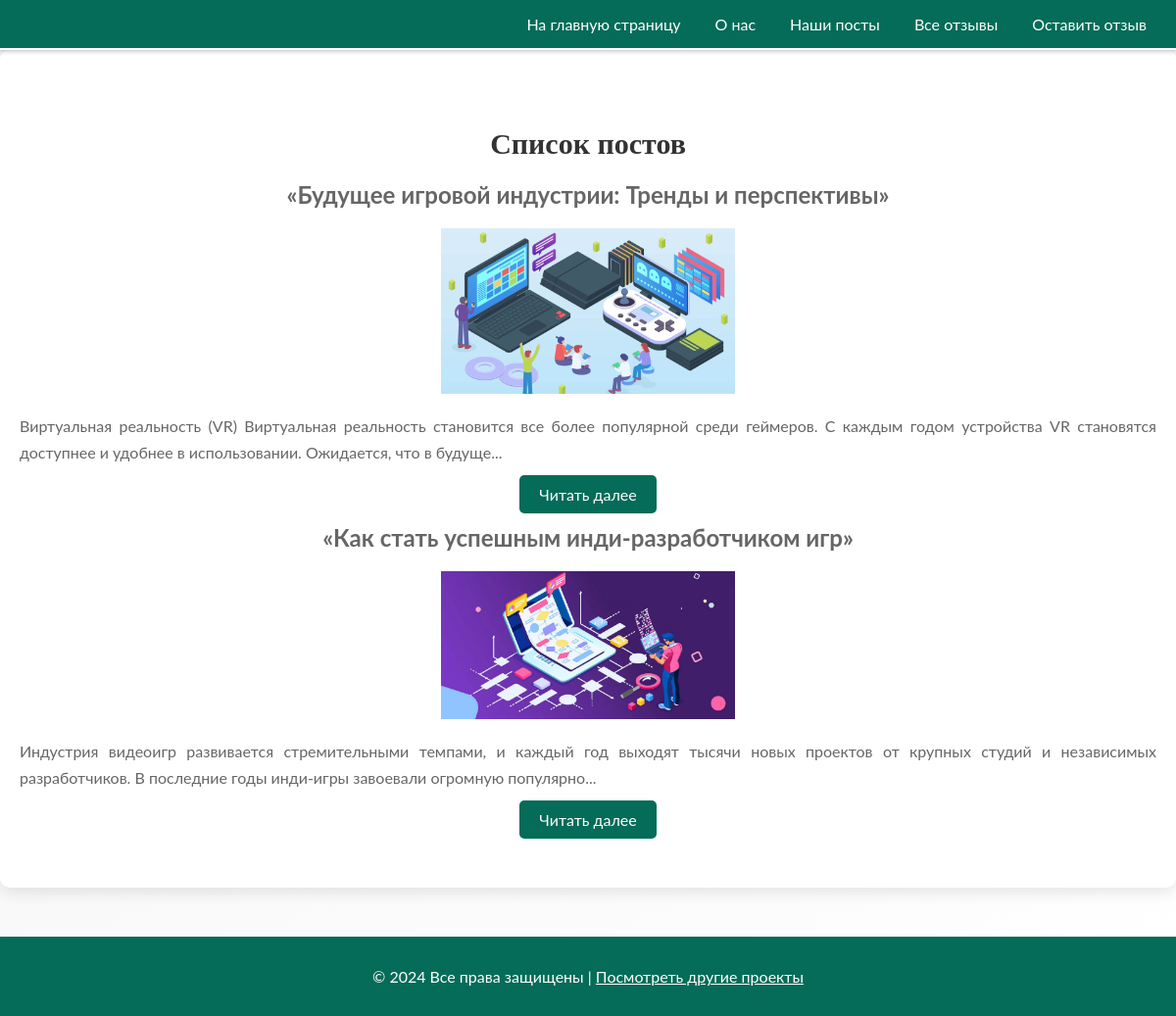
/posts/, run on the app's committed database.
### posts/models.py (models this page shows, shortened)
class Post(models.Model):
    title = models.CharField(max_length=255)
    content = models.TextField()
    image = models.ImageField(upload_to='posts/', blank=True, null=True)
    created_at = models.DateTimeField(auto_now_add=True)

### posts/views.py (the view)
# urls.py: path('posts/', post_list, name='post_list'),
def post_list(request):
    posts = Post.objects.all().order_by('-created_at')  # Сортировка постов от новых к старым
    context = {'posts': posts}
    return render(request, 'post_list.html', context)

### templates/post_list.html (shortened to what this page needs)
{% extends 'base.html' %}
{% block content %}
<div class="about-section">
<h1>Список постов</h1>
        {% for post in posts %}
            <h2>{{ post.title }}</h2>
            {% if post.image.url %}
            <img src="{{ post.image.url }}" alt="{{ post.title }}" style="max-width: 300px;">
            {% endif %}
            <p>{{ post.content|slice:200 }}...</p>
            <a href="{% url 'post_detail' post.id %}" class="btn">Читать далее</a>
        {% endfor %}
        </div>
{% endblock %}

### static/css/style.css (style rules this page uses)
html, body { font-family: 'Lato', sans-serif; background: linear-gradient(135deg, #f4f4f4, #ffffff); color: #666; width: 100%; margin: 0; padding: 0; box-sizing: border-box; }
.about-section { text-align: center; background: #fff; padding: 60px 20px; border-radius: 10px; box-shadow: 0px 5px 15px rgba(0, 0, 0, 0.1); }
.about-section h1 { font-family: 'Righteous', cursive; font-size: 30px; color: #333; margin-bottom: 20px; }
.about-section p { color: #666; font-size: 16px; line-height: 1.7; margin-bottom: 20px; text-align: justify; }
.about-section .btn { padding: 10px 20px; background: #046c58; color: #fff; text-decoration: none; border-radius: 5px; font-size: 16px; transition: all 0.3s ease; }

### data on the page
Post: title "«Будущее игровой индустрии: Тренды и перспективы»", image (picture), content "Виртуальная реальность (VR) Виртуальная реальность становится все более популярной среди геймеров. С каждым годом устройства VR становятся доступнее и удобнее в использовании. Ожидается, что в будуще"
Post: title "«Как стать успешным инди-разработчиком игр»", image (picture), content "Индустрия видеоигр развивается стремительными темпами, и каждый год выходят тысячи новых проектов от крупных студий и независимых разработчиков. В последние годы инди-игры завоевали огромную популярно"
